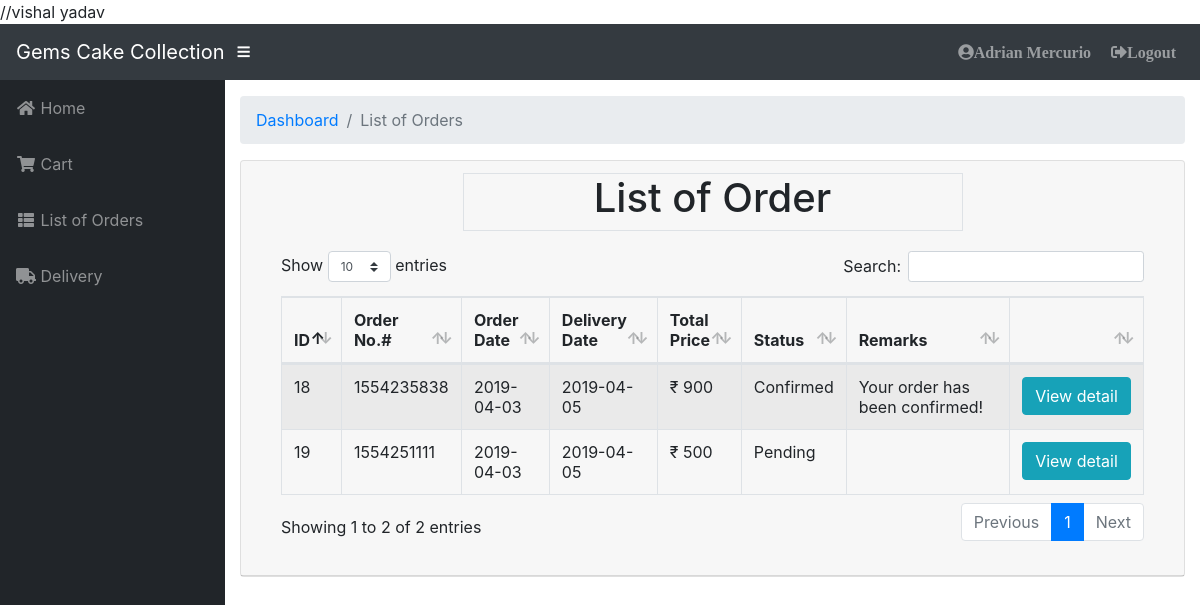
The page /order.php (signed in) on the database its author committed.
### tables this page shows
CREATE TABLE `tbltransacdetail` (
  `detail_id` int(11) NOT NULL,
  `transac_code` int(11) NOT NULL,
  `date` varchar(11) NOT NULL,
  `customer_id` int(11) NOT NULL,
  `deliveryfee` int(11) NOT NULL,
  `totalprice` int(11) NOT NULL,
  `status` varchar(200) NOT NULL,
  `remarks` text NOT NULL,
  `delivery_date` varchar(200) NOT NULL
);

### order.php (the view, shortened to what this page needs)
<?php include 'includes/header.php'; ?>
<?php include 'includes/sidebar.php'; ?>
          <ol class="breadcrumb">
            <li class="breadcrumb-item">
              <a href="#">Dashboard</a>
            </li>
            <li class="breadcrumb-item active">List of Orders</li>
          </ol>
          <div class="card mb-3">
            <div class="card-header">
             <center> <div class="border" style="width: 500px"><h1>List of Order</h1></div></center>
            <div class="card-body">
              <div class="table-responsive">
                            <table class="table table-bordered table-hover table-striped" id="dataTable" width="100%" cellspacing="0">
                                <thead>
                                    <tr>
                                        <th>ID</th>
                                        <th>Order No.#</th>
                                        <th>Order Date</th>
                                        <th>Delivery Date</th>
                                        <th>Total Price</th>
                                        <th>Status</th>
                                        <th width="250">Remarks</th>
                                        <th></th>
                                    </tr>
                                </thead>
                                <tbody>
                                  <?php
 $db_host = "localhost:3306";
$db_username = "root";
$db_pass = "Aa@1mysql";
$db_name = "cakes";
$myConnection= mysqli_connect("$db_host","$db_username","$db_pass","$db_name") or die ("could not connect to mysql");
                $query = "SELECT * FROM tbltransacdetail  WHERE customer_id='".$_SESSION['userid']."'";
                    $result = mysqli_query($myConnection, $query) or die (mysqli_error($myConnection));
                        while ($row = mysqli_fetch_assoc($result)) {
                            echo '<tr>';
                            echo '<td>'. $row['detail_id'].'</td>';
                            echo '<td>'. $row['transac_code'].'</td>';
                            echo '<td>'. $row['date'].'</td>';
                            echo '<td>'. $row['delivery_date'].'</td>';
                            echo '<td>&#8377 '. $row['totalprice'].'</td>';
                            echo '<td>'. $row['status'].'</td>';
                            echo '<td>'. $row['remarks'].'</td>';
                            echo '<td>  ';
                            echo '<center> <a class="btn btn-info" title="View list Of Ordered" href="orderdetail.php?id='. $row['transac_code'].'">View detail</a> </center></td>';
                            echo '</tr> ';
                }
            ?>
                                </tbody>
                            </table>
                        </div>
            </div>
          </div>
        </div>
<?php include 'includes/footer.php'; ?>
<?php include 'addtransac.php'; ?>

### css/sb-admin.css (style rules this page uses)
html { position: relative; min-height: 100%; }
body { height: 100%; }
:root { --input-padding-x: 0.75rem; --input-padding-y: 0.75rem; }

### rows shown on the page
tbltransacdetail: detail_id "18", transac_code "1554235838", date "2019-04-03", delivery_date "2019-04-05", totalprice "900", status "Confirmed", remarks "Your order has been confirmed!"
tbltransacdetail: detail_id "19", transac_code "1554251111", date "2019-04-03", delivery_date "2019-04-05", totalprice "500", status "Pending"

### other values the page prints
$_SESSION['fname'] "Adrian"
$_SESSION['lname'] "Mercurio"
